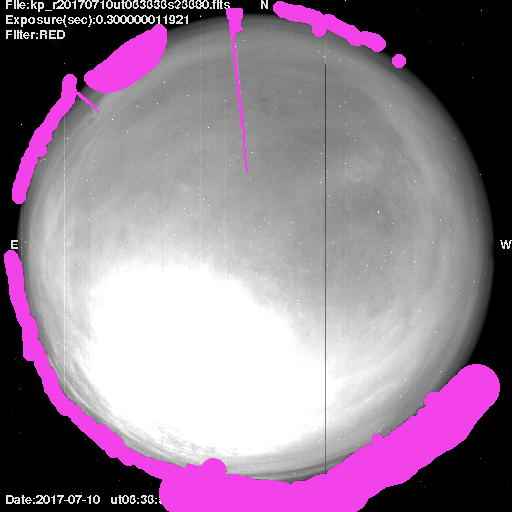
#> input picture kpno_allsky/Images/Ignore.png, 512 x 512 px; its folder holds only this picture in this run
$ python -i clouds.py   (imports and definitions only)
#> lines starting #> are read from the running program, lines starting #| are printed output that depends on the picture
### kpno_allsky/image.py
"""A module containing various methods for loading, saving and modifying images.

This module is designed to facilitate image processing. A class is provided
that defines a custom AllSkyImage object that contains all necessary details
about an image when it is loaded. This AllSkyImage object is used in all
image processing methods throughout the other modules. Methods are provided
to load and save an image in this format. Additional methods are provided to
draw analysis objects on top of the images.
"""

import os

import astropy.time
import numpy as np
import matplotlib.pyplot as plt
import matplotlib.patches
import matplotlib.backends.backend_agg
import PIL.Image

from kpno_allsky import coordinates


class AllSkyImage():
    """An all-sky image taken at a certain point in time.

    Attributes
    ----------
    name : str
        The name of the image.
    date : str
        The date on which the image was taken.
    camera : str
        The camera used to take the image. Either `KPNO` for the all-sky
        camera at Kitt-Peak or `MMTO` for the all-sky camera at the MMT
        Observatory.
    data : numpy.ndarray
        The image data.
    formatdate : str
        The date and time the image was taken in yyyy-mm-dd hh:mm:ss format.
    time : astropy.time.Time
        The time at which the image was taken.
    """
    # [372 lines left out: functions __init__, load_image, save_image, draw_patch, draw_celestial_horizon, draw_contours and 2 more, not called in this run]

# [4 lines that do not run on import are left out]

### kpno_allsky/clouds.py
"""A module providing facilities to darken clouds in images.

Images taken with the camera at the Kitt Peak National Observatory are
taken with either 0.3-second or 6-second exposure times. This module provides
support for finding and darkening clouds for each of the two exposure
times.
"""
import math
import numpy as np
from scipy import ndimage
from PIL import Image

import mask
import io_util
from image import AllSkyImage
import image


center = (256, 252)


def cloud_contrast(img):
    """Darken cloud pixels in an image.

    This is a convenience method that will determine the appropriate method
    to use.

    Parameters
    ----------
    img : image.AllSkyImage
        The image.
    Returns
    -------
    numpy.ndarray
        A higher contrast version of the original image.

    See Also
    --------
    zero_three_cloud_contrast: Darken cloud pixels in images with 0.3 second
     exposure times.
    six_cloud_contrast: Darken cloud pixels in images with 6 second
     exposure times.
    """
    exposure = image.get_exposure(img)
    print(exposure)

    if exposure == 0.3:
        return zero_three_cloud_contrast(img)
    elif exposure == 6:
        return six_cloud_contrast(img)

    return img


def zero_three_cloud_contrast(img):
    """Darken cloud pixels in an image taken with an exposure time of 0.3
    seconds.

    Parameters
    ----------
    img : image.AllSkyImage
        The image.

    Returns
    -------
    numpy.ndarray
        A higher contrast version of the original image.

    Notes
    -----
    In order to first determine which pixels should be considered clouds
    this method first finds the difference between the pixel at position (510,
    510) in the given image and the image taken at 05:29:36 on
    November 8, 2017. This difference is then subtracted from all the pixels,
    normalizing the image to have the same background pixel value. A greyscale
    closing is then performed, smudging out white pixel noise.

    The average value of all the pixels in this new normalized image is
    calculated and any pixel that is above this average value is considered a
    cloud pixel. This is because light reflected off the moon illuminates
    the clouds, raising them above the average pixel value.

    Once the cloud pixels are found, all non-cloud pixels are raised in value
    by 40, while the cloud pixels are reduced to 0.
    """
    # Temprary, I intend to change this slightly later.
    img2 = np.asarray(Image.open("Images/Original/KPNO/20171108/r_ut052936s31200.png").convert("L"))

    img3 = np.copy(img.data)
    img1 = np.int16(img.data)
    img2 = np.int16(img2)

    # Finds the difference from the "standard" .03s image.
    # Then subtracts that value from the entire image to normalize it to
    # standard image color.
    val = img1[510, 510] - img2[510, 510]
    img1 = img1 - val

    # Subtracts standard image from current image.
    # Performs closing to clean up some speckling in lower band of image.
    test = io_util.image_diff(img1, img2)
    test = ndimage.grey_closing(test, size=(2, 2))

    # Clouds are regions above the average value of the completed transform.
    avg = np.mean(test)
    cond = np.where(test > avg, 0, 1)

    # Increases black sky brightness in images where the moon is alone (thanks
    # to low dynamic range the sky is black because the moon is so bright)
    img3 = np.where(img3 < 150, img3 + 40, img3)
    final = np.multiply(img3, cond)

    # Find the mask and black out those pixels.
    masking = mask.generate_mask()

    final = AllSkyImage(img.name, img.date, img.camera, final)
    final = mask.apply_mask(masking, final)

    return final


# [154 lines left out: function six_cloud_contrast, not called in this run]

>>> import cv2
>>> picture = cv2.imread('Images/Ignore.png', cv2.IMREAD_GRAYSCALE)
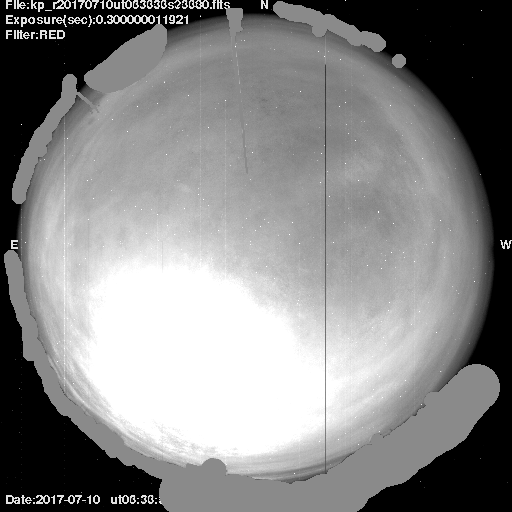
#> picture: shape (512, 512); min 0, max 255, mean 134.6
>>> result = cloud_contrast(picture)
#> in get_exposure, `pix1 = img.data[19, 174]`: pix1 = 225
#> in cloud_contrast, `exposure = image.get_exposure(img)`: exposure = 0.3
#| 0.3
#> (the run stopped early here; a loop or call above may not have finished)
